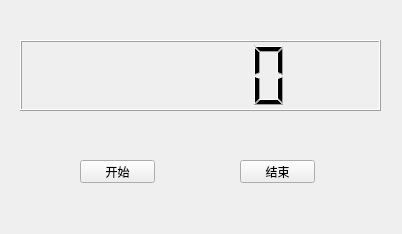
<?xml version="1.0" encoding="UTF-8"?>
<ui version="4.0">
 <class>ADC</class>
 <widget class="QWidget" name="ADC">
  <property name="geometry">
   <rect>
    <x>0</x>
    <y>0</y>
    <width>402</width>
    <height>234</height>
   </rect>
  </property>
  <property name="windowTitle">
   <string>Form</string>
  </property>
  <widget class="QLCDNumber" name="adc_lcdNumber">
   <property name="geometry">
    <rect>
     <x>20</x>
     <y>40</y>
     <width>361</width>
     <height>71</height>
    </rect>
   </property>
  </widget>
  <widget class="QPushButton" name="adc_startButton">
   <property name="geometry">
    <rect>
     <x>80</x>
     <y>160</y>
     <width>75</width>
     <height>23</height>
    </rect>
   </property>
   <property name="text">
    <string>开始</string>
   </property>
  </widget>
  <widget class="QPushButton" name="adc_stopButton">
   <property name="geometry">
    <rect>
     <x>240</x>
     <y>160</y>
     <width>75</width>
     <height>23</height>
    </rect>
   </property>
   <property name="text">
    <string>结束</string>
   </property>
  </widget>
 </widget>
 <resources/>
 <connections/>
</ui>
